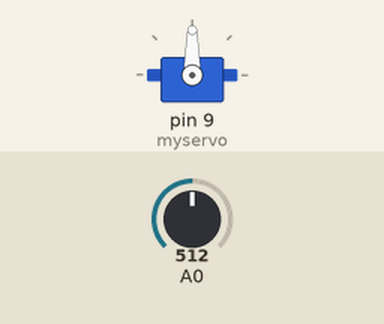
This sketch was run on a simulated Arduino Uno, built with avr-gcc and run on an emulated ATmega328P. Parts: servo. The test bench sets the inputs (shaded band); at power-on: A0 = 512. What the sketch prints to the serial monitor is not drawn.

Above: at 1.2 s.
1.3 s: A0 set to 483
At 3.9 s:
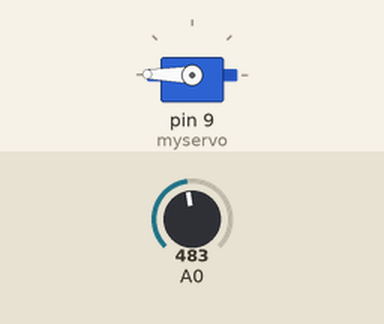
4.3 s: A0 set to 716
At 14.45 s:
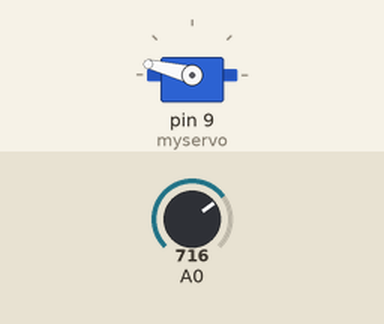
Timing chart, 0 to 15.7 s (numbered marks = the images above; inputs shaded):
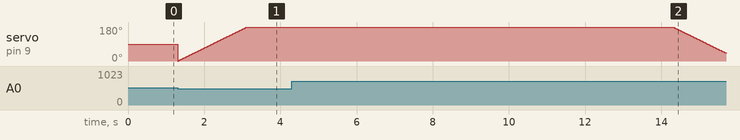

Measured:
- the behaviour switches between 502 and 501 on A0 (found by bisection; images 0 and 1)

The sketch:

Raindrop.ino
```cpp
#include <Servo.h>

int rain;

Servo myservo;  // create servo object to control a servo
// twelve servo objects can be created on most boards

int pos = 0;    // variable to store the servo position
int RainFlag = 0;   //
unsigned long currentMillis;
unsigned long time1;

void setup()
{
    Serial.begin(115200);
    myservo.attach(9);  // attaches the servo on pin 9 to the servo object
    pinMode(A0, INPUT);
}

void loop()
{
    currentMillis = millis();

    //Acquisition of sensor data
    rain = map(analogRead(A0), 0, 1023, 255, 0);

    Serial.print("RainData =");
    Serial.println(rain);

    //The steering gear turns to close the window in the rain
    if(rain > 130  && !RainFlag)
    {
        for ( pos = 0; pos < 180; pos++)
        {
          //'POS' is the servo motor rotation Angle
            myservo.write(pos);
            delay(10);
        }
        RainFlag = 1;
    }

    //The steering gear turns without rain, open the window
    else if(rain < 130 && RainFlag)
    {
      //Wait ten seconds until it rains before opening the window
        if (currentMillis - time1 >= 1000*10)
        {
            time1 = currentMillis;
            for ( pos = 180; pos >= 0; pos--)
            {
              //'POS' is the servo motor rotation Angle
                myservo.write(pos);
                delay(10);
            }
            RainFlag = 0;
        }
    }
    else
    {
       time1 = currentMillis;
    }

}
```
